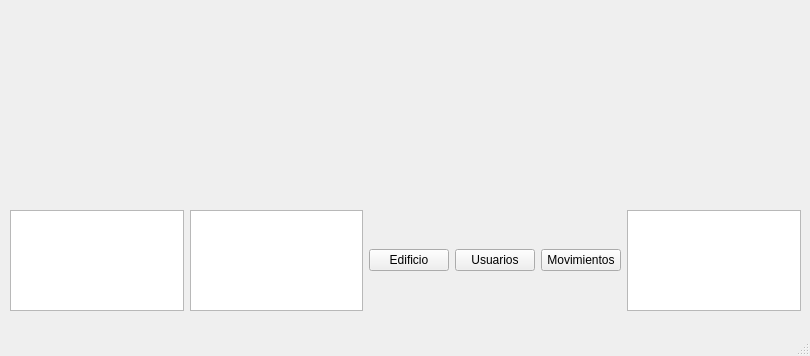
<?xml version="1.0" encoding="UTF-8"?>
<ui version="4.0">
 <class>FrontPage</class>
 <widget class="QMainWindow" name="FrontPage">
  <property name="geometry">
   <rect>
    <x>0</x>
    <y>0</y>
    <width>810</width>
    <height>356</height>
   </rect>
  </property>
  <property name="windowTitle">
   <string>MainWindow</string>
  </property>
  <widget class="QWidget" name="centralwidget">
   <widget class="QWidget" name="gridLayoutWidget">
    <property name="geometry">
     <rect>
      <x>10</x>
      <y>210</y>
      <width>791</width>
      <height>101</height>
     </rect>
    </property>
    <layout class="QGridLayout" name="gridLayout">
     <item row="0" column="0">
      <layout class="QVBoxLayout" name="verticalLayout">
       <item>
        <layout class="QHBoxLayout" name="horizontalLayout">
         <item>
          <widget class="QPlainTextEdit" name="plainTextEdit"/>
         </item>
         <item>
          <widget class="QPlainTextEdit" name="plainTextEdit_2"/>
         </item>
         <item>
          <widget class="QPushButton" name="edificioPushButton">
           <property name="text">
            <string>Edificio</string>
           </property>
          </widget>
         </item>
         <item>
          <widget class="QPushButton" name="usuariosPushButton">
           <property name="text">
            <string>Usuarios</string>
           </property>
          </widget>
         </item>
         <item>
          <widget class="QPushButton" name="inoutPushButton">
           <property name="text">
            <string>Movimientos</string>
           </property>
          </widget>
         </item>
         <item>
          <widget class="QPlainTextEdit" name="plainTextEdit_3"/>
         </item>
        </layout>
       </item>
      </layout>
     </item>
    </layout>
   </widget>
   <widget class="QLabel" name="logoLabel">
    <property name="geometry">
     <rect>
      <x>20</x>
      <y>20</y>
      <width>781</width>
      <height>181</height>
     </rect>
    </property>
    <property name="text">
     <string>&lt;html&gt;&lt;head/&gt;&lt;body&gt;&lt;p align=&quot;center&quot;&gt;&lt;br/&gt;&lt;/p&gt;&lt;/body&gt;&lt;/html&gt;</string>
    </property>
   </widget>
   <widget class="QLabel" name="portLabel">
    <property name="geometry">
     <rect>
      <x>420</x>
      <y>350</y>
      <width>67</width>
      <height>17</height>
     </rect>
    </property>
    <property name="text">
     <string/>
    </property>
   </widget>
  </widget>
  <widget class="QMenuBar" name="menubar">
   <property name="geometry">
    <rect>
     <x>0</x>
     <y>0</y>
     <width>810</width>
     <height>22</height>
    </rect>
   </property>
  </widget>
  <widget class="QStatusBar" name="statusbar"/>
 </widget>
 <resources/>
 <connections/>
</ui>
